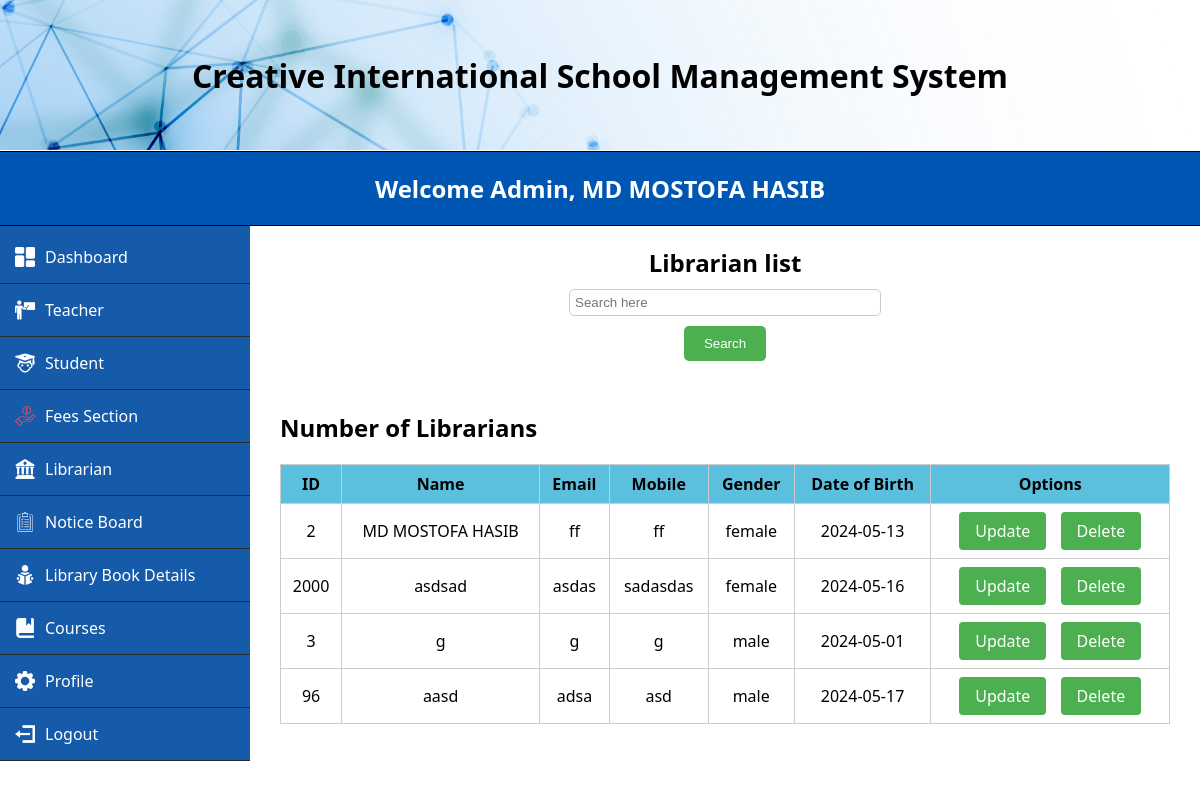
Screenshot of /MVC/Views/viewLibrarian.php (signed in) with the database file from the repository.
### tables this page shows
CREATE TABLE `librarian` (
  `id` varchar(200) NOT NULL,
  `name` varchar(200) NOT NULL,
  `email` varchar(200) NOT NULL,
  `mobile` varchar(200) NOT NULL,
  `gender` varchar(200) NOT NULL,
  `dob` date NOT NULL,
  `password` varchar(200) NOT NULL
);

### MVC/Models/userModel.php (called while the page is built, shortened)
<?php
function getAllLibrarians() {
    $conn = conn();
    $sql = "SELECT * FROM librarian";
    $result = $conn->query($sql);
    $teachers = [];
    if ($result->num_rows > 0) {
        while($row = $result->fetch_assoc()) {
            $teachers[] = $row;
        }
    }
    return $teachers;
}
?>

### MVC/Views/viewLibrarian.php (the view, shortened to what this page needs)
<?php
    require_once('../Models/userModel.php');
    $librarians = getAllLibrarians();
?>
<!DOCTYPE html>
<html lang="en">
<head>
    <link rel="stylesheet" href="../../css/adminStyle.css">
    <link rel="stylesheet" href="../../css/addTeacher.css">
</head>
<body>
    <div class="header">
        <h1>Creative International School Management System</h1>
    </div>
    <div class="brand-name">
        <h1>Welcome Admin, <?php echo $_SESSION['name']; ?></h1>
    </div>
    <form action="">
    <div class="side-menu">
        <ul>
            <li><a href="adminDash.php"><img src="../../images/dashboard (2).png" alt=""> Dashboard</a></li>
			<li class="dropdown">
                <a href="addTeacher.php"><img src="../../images/teacher2.png" alt=""> Teacher</a>
            </li>
			<li class="dropdown">
                <a href="addStudent.php"><img src="../../images/student-32.png" alt=""> Student</a>
            </li>
            <li><a href="fees.php"><img src="../../images/income.png" alt=""> Fees Section</a></li>
			<li class="dropdown">
                <a href="addLibrarian.php"><img src="../../images/library-32.png" alt=""> Librarian</a>
            </li>
            <li><a href="noticePost.php"><img src="../../images/clipboard-2-32.png" alt=""> Notice Board</a></li>
            <li><a href="libraryBookInfo.php"><img src="../../images/reading-book (1).png" alt=""> Library Book Details</a></li>
            <li class="dropdown">
                <a href="../Controllers/addCourseController.php"><img src="../../images/book-2-32.png" alt=""> Courses</a>
            </li>
            <li class="dropdown">
                <a href="viewProfile.php"><img src="../../images/settings.png" alt=""> Profile</a>
            </li>
            <li><a href="../Controllers/logout.php"><img src="../../images/account-logout-32.png" alt=""> Logout</a></li>
        </ul>
    </div>
    </form>
    <div class="search-container">
        <h2>Librarian list</h2>
        <input type="text" name="name" id="name" placeholder="Search here" onkeyup="ajax()" />
        <input type="button" name="" value="Search">
    </div>
    <div class="content">
        <div class="dashboard-table">
            <h2 colspan="2" style="text-align: left;">Number of Librarians</h2>
            <table id="librarianTable">
                <thead>
                    <tr>
                        <th>ID</th>
                        <th>Name</th>
                        <th>Email</th>
                        <th>Mobile</th>
                        <th>Gender</th>
                        <th>Date of Birth</th>
                        <th>Options</th>
                    </tr>
                </thead>
                <tbody>
                    <?php foreach ($librarians as $librarian): ?>
                        <tr>
                            <td><?php echo $librarian['id']; ?></td>
                            <td><?php echo $librarian['name']; ?></td>
                            <td><?php echo $librarian['email']; ?></td>
                            <td><?php echo $librarian['mobile']; ?></td>
                            <td><?php echo $librarian['gender']; ?></td>
                            <td><?php echo $librarian['dob']; ?></td>
                            <td>
                                <a href="editLibrarian.php?id=<?php echo $librarian['id']; ?>">Update</a>
                                <a href="../Controllers/deleteLibrarianCheckController.php?id=<?php echo $librarian['id']; ?>" onclick="return confirm('Are you sure you want to delete this librarian?');">Delete</a>
                            </td>
                        </tr>
                    <?php endforeach; ?>
                </tbody>
            </table>
        </div>
    </div>
</body>
</html>

### css/adminStyle.css (style rules this page uses)
body { font-family: 'Segoe UI', Tahoma, Geneva, Verdana, sans-serif; margin: 0; padding: 0; }
.header { width: 100%; height: 150px; background-image: url('../images/loginBackground.jpg'); background-size: cover; background-repeat: no-repeat; background-position: center; display: flex; justify-content: center; align-items: center; margin-bottom: 1px; }
.brand-name { padding: 20px; display: flex; justify-content: center; align-items: center; background-color: #0056b3; border-bottom: 1px solid black; border-top: 1px solid black; }
.brand-name h1 { font-size: 24px; margin: 0; color: #fff; }
.side-menu { width: 250px; background-color: #165aaa; padding-top: 5px; padding-left: 0px; transition: left 0.3s ease; text-align: center; }
ul { list-style-type: none; padding-left: 0px; margin: 0; text-align: center; }
li { padding: 15px; border-bottom: 0.5px solid #2a2a2a; transition: background-color 0.3s ease; text-align: center; }
li a { color: #fff; text-decoration: none; display: flex; align-items: center; }
li img { margin-right: 10px; width: 20px; }
.content { flex-grow: 1; padding: 20px; }

### css/addTeacher.css (style rules this page uses)
.dashboard-table { margin-bottom: 20px; float: center; max-width: 70%; margin-right: 20px; }
.dashboard-table table { width: 100%; border-collapse: collapse; }
.dashboard-table th, .dashboard-table td { border: 1px solid #ccc; padding: 8px; }
.dashboard-table th { background-color: #5bc0de; text-align: center; }
.dashboard-table tbody tr:nth-child(even) { background-color: #5bc0de; }
.brand-name { padding: 20px; display: flex; justify-content: center; align-items: center; background-color: #0056b3; border-bottom: 1px solid black; border-top: 1px solid black; }
.brand-name h1 { font-size: 24px; margin: 0; color: #fff; }
.side-menu { width: 250px; background-color: #165aaa; padding-top: 5px; padding-left: 0px; text-align: center; float: left; }
.content { flex-grow: 1; padding: 10px; margin-left: 270px; }
.dashboard-table { margin-bottom: 5px; max-width: 100%; }

### MVC/Views/viewLibrarian.php (style rules this page uses)
.dashboard-table { margin-bottom: 20px; max-width: 70%; margin-right: 20px; }
.dashboard-table table { width: 100%; border-collapse: collapse; }
.dashboard-table th, .dashboard-table td { border: 1px solid #ccc; padding: 8px; }
.dashboard-table th { background-color: #5bc0de; text-align: center; }
.dashboard-table tbody tr:nth-child(even) { background-color: white; }
.brand-name { padding: 20px; display: flex; justify-content: center; align-items: center; background-color: #0056b3; border-bottom: 1px solid black; border-top: 1px solid black; }
.brand-name h1 { font-size: 24px; margin: 0; color: #fff; }
.side-menu { width: 250px; background-color: #165aaa; padding-top: 5px; padding-left: 0px; text-align: center; float: left; }
.content { flex-grow: 1; padding: 10px; margin-left: 270px; }
.dashboard-table { margin-bottom: 5px; max-width: 100%; }
.dashboard-table td a { display: inline-block; padding: 8px 16px; margin: 0 5px; text-decoration: none; background-color: #4CAF50; color: white; border: none; border-radius: 4px; cursor: pointer; transition: background-color 0.3s ease; }
.dashboard-table td { text-align: center; }
.search-container { display: flex; flex-direction: column; align-items: center; margin-bottom: 20px; }
.search-container h2 { margin-bottom: 10px; }
.search-container input[type="text"] { width: 300px; padding: 5px; border: 1px solid #ccc; border-radius: 5px; margin-bottom: 10px; }
.search-container input[type="button"] { background-color: #4CAF50; color: white; padding: 10px 20px; border: none; border-radius: 5px; cursor: pointer; }

### rows the page displays
librarian: id "2", name "MD MOSTOFA HASIB", email "ff", mobile "ff", gender "female", dob "2024-05-13"
librarian: id "2000", name "asdsad", email "asdas", mobile "sadasdas", gender "female", dob "2024-05-16"
librarian: id "3", name "g", email "g", mobile "g", gender "male", dob "2024-05-01"
librarian: id "96", name "aasd", email "adsa", mobile "asd", gender "male", dob "2024-05-17"

### other values shown
$_SESSION['name'] "MD MOSTOFA HASIB"
